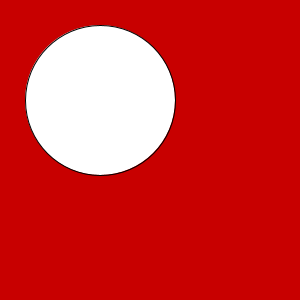
Frame 1 (no input)
Frame 60 (the mouse pressed at the canvas centre just before this capture): identical to frame 1, image omitted
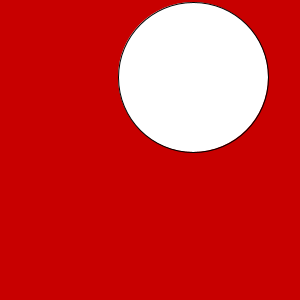
Frame 120 (the mouse held since frame 60 and released just before this capture)

The Processing sketch that drew these frames (run headless with seeded random() and noise(); from frame 60 on, the mouse is pressed at the canvas centre):

// Processing sketch: slippery_dot
// ── slippery_dot.pde
/*** When you are done, this program will draw an ellipse 
     that jumps to new location each time you click on it.
***/
 
 // 1. Create three integer variables to represent the x, y, and the size of the ellipse
 int x = 100;
 int y = 100;
    void setup() {
      // 2. Set the size of your sketch
    size(300,300);
    }
    
    void draw() {
    
      // 3. Set the background color of your sketch
      background(200,0,0);
      // 4. Draw an ellipse using the variables created at the top of the sketch for the location and size of your ellipse. 
      //    Make sure it fits in the window. Change the variables if it does not.
    ellipse(x,y,150,150);
    
    }
    
    /******** This method gets called automatically when you press the mouse ************/
    void mousePressed() {
      //5. Create an integer variable called distance
      int distance = 0;
      //6. The getDistanceFromMouse() method below returns a number.
      //   Set the value of your distance variable to the value returned by the getDistance method
      //   You will need to pass the x and y location of your ellipse to this method.
      distance = getDistanceFromMouse(x,y);
          
      //7.  Use an if statement to check if your distance variable is < the radius of the ellipse
      //    If it is, make a new x AND y for the ellipse, for a new random location on the window
      //    Hint: Use code like this      x = (int) random(width);
       if (distance < 75){
       x = (int) random(width);  
       y = (int) random(height); 
    }}
    
    /********  This method gives you the number of pixels between the mouse and the x,y point ***********/
    int getDistanceFromMouse(int x, int y) {
      return (int)Math.sqrt(Math.pow((mouseX-x),2) + Math.pow((mouseY-y),2));
    }
